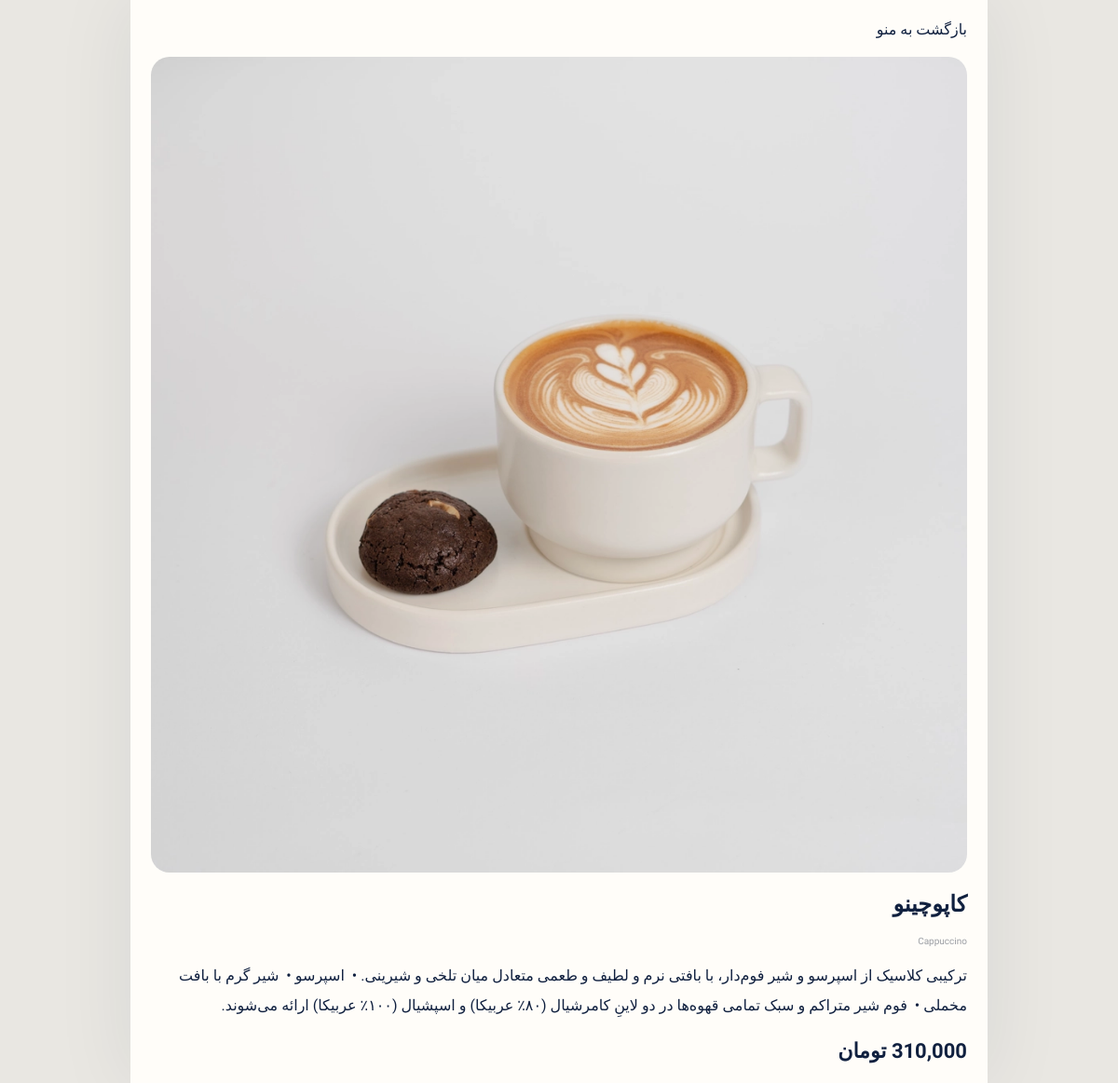
Page /menu/cappuccino/ on the committed database.
### menu/models.py (models this page shows, shortened)
class MenuItem(models.Model):
    category = models.ForeignKey(
        Category,
        on_delete=models.PROTECT,
        related_name="items",
        verbose_name="دسته‌بندی",
    )
    name = models.CharField(max_length=160, verbose_name="نام محصول")
    english_name = models.CharField(
        max_length=160,
        blank=True,
        verbose_name="نام انگلیسی",
    )
    slug = models.SlugField(max_length=180, unique=True, verbose_name="اسلاگ")
    description = models.TextField(blank=True, verbose_name="توضیحات")
    price = models.PositiveIntegerField(verbose_name="قیمت")
    image = models.ImageField(
        upload_to="menu/items/%Y/%m/",
        blank=True,
        null=True,
        verbose_name="تصویر",
    )
    is_available = models.BooleanField(default=True, verbose_name="موجود")
    is_featured = models.BooleanField(default=False, verbose_name="ویژه")
    sort_order = models.PositiveIntegerField(default=0, verbose_name="ترتیب نمایش")
    created_at = models.DateTimeField(auto_now_add=True)
    updated_at = models.DateTimeField(auto_now=True)
    class Meta:
        ordering = ["category__sort_order", "sort_order", "name"]
        verbose_name = "محصول منو"
        verbose_name_plural = "محصولات منو"

### menu/views.py (the view)
# urls.py: path('menu/<slug:slug>/', views.item_detail, name='item_detail'),
def item_detail(request, slug):
    item = get_object_or_404(MenuItem.objects.select_related("category"), slug=slug)
    return render(request, "menu/item_detail.html", {"item": item})

### menu/templatetags/menu_extras.py (called while the page is built)
@register.filter
def price_format(value):
    try:
        return f"{int(value):,}"
    except (TypeError, ValueError):
        return value

### templates/menu/item_detail.html (shortened to what this page needs)
{% load static menu_extras %}
<!doctype html>
<html lang="fa" dir="rtl">
<head>
    <link rel="stylesheet" href="{% static 'menu/style.css' %}">
</head>
<body>
    <main class="page-shell detail-page">
        <a class="back-link" href="{% url 'menu:home' %}">بازگشت به منو</a>
        <article class="detail-card">
            {% if item.image %}
                <img class="detail-image" src="{{ item.image.url }}" alt="{{ item.name }}">
            {% endif %}
            <h1>{{ item.name }}</h1>
            {% if item.english_name %}<p class="english-name">{{ item.english_name }}</p>{% endif %}
            {% if item.description %}<p class="detail-description">{{ item.description }}</p>{% endif %}
            {% if item.is_available %}
                <div class="detail-price">{{ item.price|price_format }} تومان</div>
            {% else %}
                <div class="detail-price unavailable">ناموجود</div>
            {% endif %}
        </article>
    </main>
</body>
</html>

### static/menu/style.css (style rules this page uses)
:root { --navy: #10203f; --navy-soft: #1b2d50; --cream: #f5f1e9; --paper: #fffdf9; --muted: #7a7f88; --line: rgba(16, 32, 63, .10); --shadow: 0 16px 45px rgba(16, 32, 63, .10); }
* { box-sizing: border-box; }
html { scroll-behavior: smooth; }
body { margin: 0; background: #e9e7e2; color: var(--navy); font-family: 'Vazirmatn', Arial, sans-serif; -webkit-font-smoothing: antialiased; }
a { color: inherit; text-decoration: none; }
.page-shell { width: min(100%, 920px); margin: 0 auto; min-height: 100vh; overflow: hidden; background: var(--paper); box-shadow: 0 0 80px rgba(16, 32, 63, .08); }
.english-name { margin: 4px 0 0; color: #9a9da3; font-size: 10px; direction: ltr; text-align: right; }
.detail-page { padding: 22px; }
.back-link { display: inline-block; margin-bottom: 20px; }
.detail-card { text-align: right; }
.detail-image { width: 100%; display: block; object-fit: cover; border-radius: 20px; }
.detail-description { line-height: 2; }
.detail-price { font-size: 22px; font-weight: 700; margin-top: 20px; }

### rows in the picture
MenuItem: image (picture), name "کاپوچینو", english_name "Cappuccino", description "ترکیبی کلاسیک از اسپرسو و شیر فوم‌دار، با بافتی نرم و لطیف و طعمی متعادل میان تلخی و شیرینی. • ‌ اسپرسو • ‌ شیر گرم با بافت مخملی • ‌ فوم شیر متراکم و سبک تمامی قهوه‌ها در دو لاینِ کامرشیال (۸۰٪ عربیکا) و اسپشیال (۱۰۰٪ عربیکا) ارائه می‌شوند.", price "310,000"
